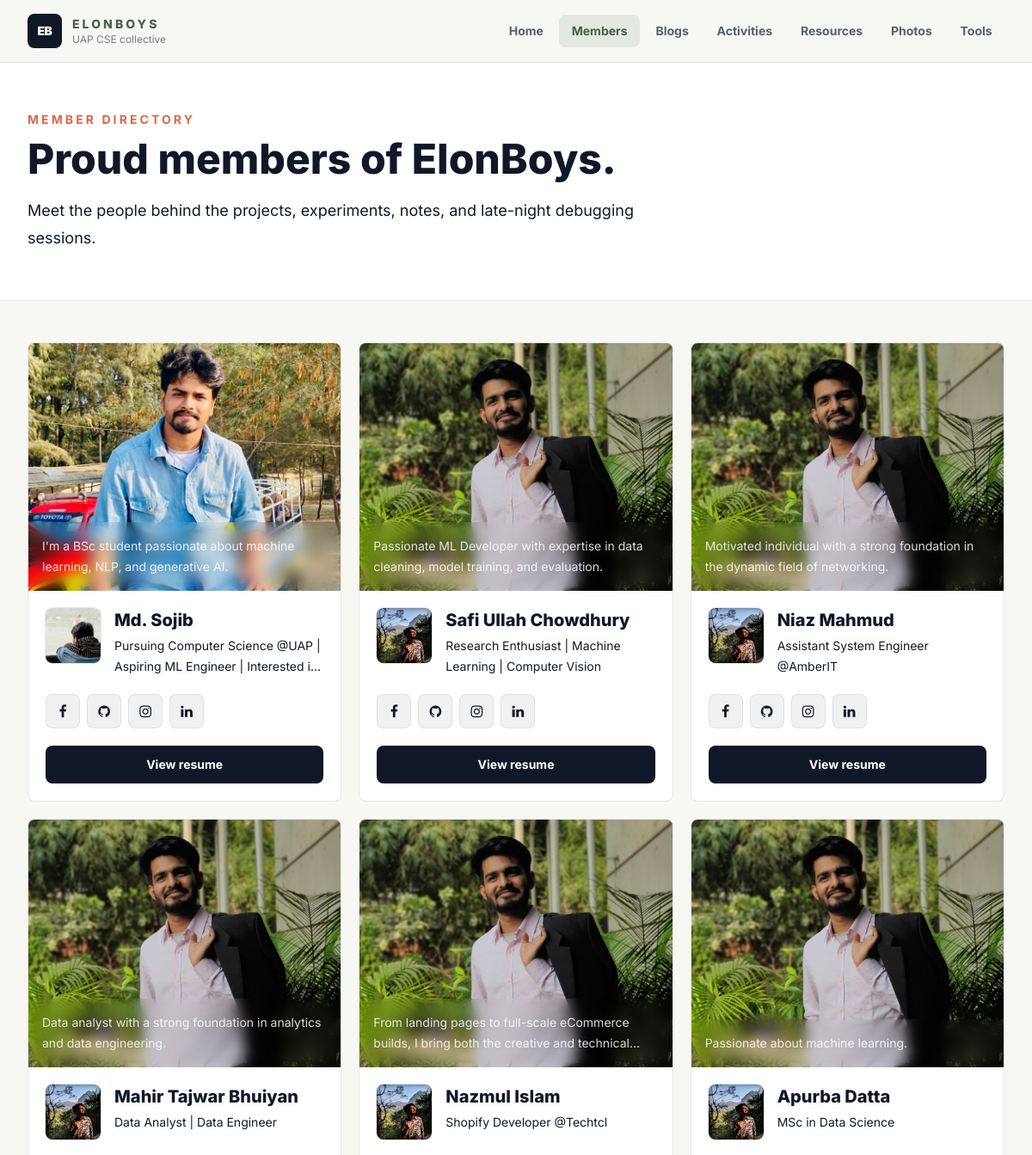
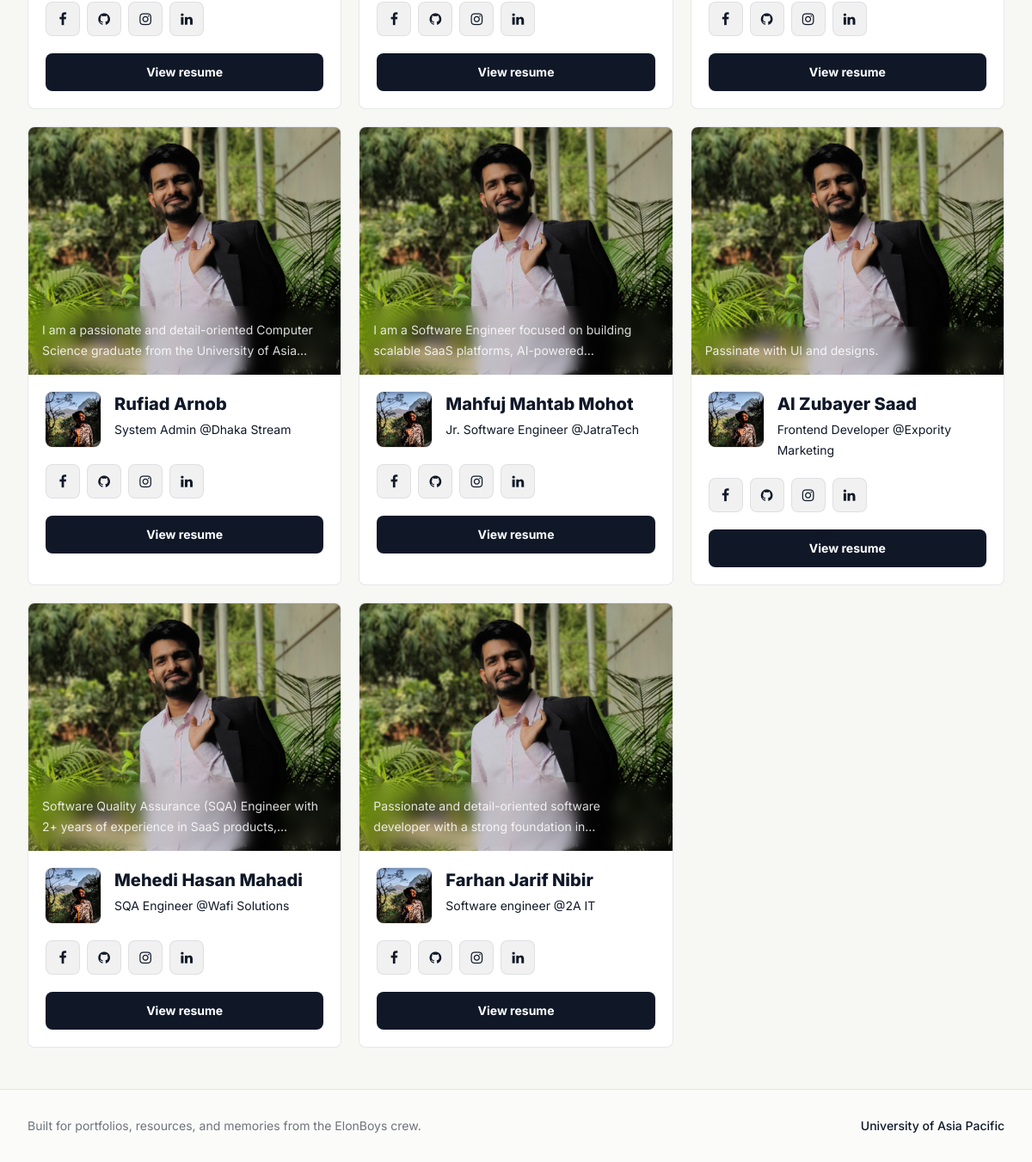
The page /members/ on the database its author committed (2 pictures, top to bottom).
### member/models.py (models this page shows, shortened)
class Member(models.Model):
    name = models.CharField(max_length=100)
    image1 = models.ImageField(upload_to='media/member/images/')
    image2 = models.ImageField(upload_to='media/member/images/')
    bio = models.CharField(max_length=100)
    description =models.TextField(max_length=500, blank=True)
    facebook_link = models.URLField(blank=True)
    github_link = models.URLField(blank=True)
    linkedin_link = models.URLField(blank=True)
    instagram_link = models.URLField(blank=True)
    resume = models.FileField(upload_to='media/member/resumes/', blank=True)

### member/views.py (the view)
# urls.py: path('members/', MemberView.as_view(), name='member-view'),
class MemberView(View):
    def get(self, request):
        members = Member.objects.all()
        return render(request, "member.html", {"members": members})

### templates/member.html (shortened to what this page needs)
{% extends 'base.html' %}
{% load static %}
{% block body %}
<section class="border-b border-ink/10 bg-white">
    <div class="mx-auto max-w-7xl px-4 py-14 sm:px-6 lg:px-8">
        <div class="max-w-3xl">
            <p class="text-sm font-bold uppercase tracking-[0.22em] text-coral">Member directory</p>
            <h1 class="mt-3 text-4xl font-extrabold tracking-normal text-ink sm:text-5xl">Proud members of ElonBoys.</h1>
            <p class="mt-5 text-lg leading-8 text-ink/68">Meet the people behind the projects, experiments, notes, and late-night debugging sessions.</p>
        </div>
    </div>
</section>
<section class="bg-paper py-12">
    <div class="mx-auto max-w-7xl px-4 sm:px-6 lg:px-8">
        <div class="grid gap-5 sm:grid-cols-2 lg:grid-cols-3">
            {% for m in members %}
            <article class="member-card group">
                <div class="relative h-72 overflow-hidden bg-ink/5">
                    <img src="{{ m.image2.url }}" alt="{{ m.name }}" class="h-full w-full object-cover transition duration-500 group-hover:scale-105" data-fallback-src="{% static 'img/safi-pro2.jpg' %}">
                    <div class="absolute inset-x-0 bottom-0 bg-ink/72 p-4 text-white backdrop-blur">
                        <p class="line-clamp-2 text-sm leading-6 text-white/85">{{ m.description|default:"Computer science student and ElonBoys member." }}</p>
                    </div>
                </div>
                <div class="p-5">
                    <div class="flex items-start gap-4">
                        <img src="{{ m.image1.url }}" alt="{{ m.name }} profile photo" class="h-16 w-16 rounded-lg object-cover ring-1 ring-ink/10" data-fallback-src="{% static 'img/safi-pro1.jpg' %}">
                        <div class="min-w-0">
                            <h2 class="truncate text-xl font-extrabold text-ink">{{ m.name }}</h2>
                            <p class="mt-1 line-clamp-2 text-sm leading-6 text-ink/62">{{ m.bio }}</p>
                        </div>
                    </div>
                    <div class="mt-5 flex flex-wrap gap-2">
                        {% if m.facebook_link %}
                        <a class="social-link" href="{{ m.facebook_link }}" target="_blank" rel="noreferrer" aria-label="{{ m.name }} Facebook">
                            <i class="fa fa-facebook" aria-hidden="true"></i>
                        </a>
                        {% endif %}
                        {% if m.github_link %}
                        <a class="social-link" href="{{ m.github_link }}" target="_blank" rel="noreferrer" aria-label="{{ m.name }} GitHub">
                            <i class="fa fa-github" aria-hidden="true"></i>
                        </a>
                        {% endif %}
                        {% if m.instagram_link %}
                        <a class="social-link" href="{{ m.instagram_link }}" target="_blank" rel="noreferrer" aria-label="{{ m.name }} Instagram">
                            <i class="fa fa-instagram" aria-hidden="true"></i>
                        </a>
                        {% endif %}
                        {% if m.linkedin_link %}
                        <a class="social-link" href="{{ m.linkedin_link }}" target="_blank" rel="noreferrer" aria-label="{{ m.name }} LinkedIn">
                            <i class="fa fa-linkedin" aria-hidden="true"></i>
                        </a>
                        {% endif %}
                    </div>
                    {% if m.resume %}
                    <a href="{{ m.resume.url }}" target="_blank" rel="noreferrer" class="mt-5 inline-flex w-full items-center justify-center rounded-lg bg-ink px-4 py-3 text-sm font-bold text-white transition hover:bg-moss">
                        View resume
                    </a>
                    {% else %}
                    <span class="mt-5 inline-flex w-full items-center justify-center rounded-lg border border-ink/10 px-4 py-3 text-sm font-bold text-ink/45">
                        Resume coming soon
                    </span>
                    {% endif %}
                </div>
            </article>
            {% empty %}
            <div class="rounded-lg border border-ink/10 bg-white p-8 text-center">
                <h2 class="text-xl font-extrabold text-ink">No members yet</h2>
                <p class="mt-2 text-ink/60">Add members in the Django admin to populate this page.</p>
            </div>
            {% endfor %}
        </div>
    </div>
</section>
{% endblock %}

### static/stylesheet/style.css (style rules this page uses)
* { box-sizing: border-box; }
body { min-height: 100vh; }
.member-card { background: #ffffff; border: 1px solid rgba(16, 24, 40, 0.1); border-radius: 8px; overflow: hidden; transition: border-color 160ms ease, transform 160ms ease, box-shadow 160ms ease; }
.social-link { align-items: center; background: rgba(16, 24, 40, 0.06); border: 1px solid rgba(16, 24, 40, 0.08); border-radius: 8px; color: #101828; display: inline-flex; height: 2.5rem; justify-content: center; text-decoration: none; transition: background-color 160ms ease, color 160ms ease, transform 160ms ease; width: 2.5rem; }

### rows shown on the page
Member: image2 (picture), description "I'm a BSc student passionate about machine learning, NLP, and generative AI.", image1 (placeholder picture), name "Md. Sojib", bio "Pursuing Computer Science @UAP | Aspiring ML Engineer | Interested…"
Member: description "Passionate ML Developer with expertise in data cleaning, model training, and evaluation.", name "Safi Ullah Chowdhury", bio "Research Enthusiast | Machine Learning | Computer Vision"
Member: description "Motivated individual with a strong foundation in the dynamic field of networking.", name "Niaz Mahmud", bio "Assistant System Engineer @AmberIT"
Member: description "Data analyst with a strong foundation in analytics and data engineering.", name "Mahir Tajwar Bhuiyan", bio "Data Analyst | Data Engineer"
Member: description "From landing pages to full-scale eCommerce builds, I bring both the creative and…", name "Nazmul Islam", bio "Shopify Developer @Techtcl"
Member: description "Passionate about machine learning.", name "Apurba Datta", bio "MSc in Data Science"
Member: description "I am a passionate and detail-oriented Computer Science graduate from the University of…", name "Rufiad Arnob", bio "System Admin @Dhaka Stream"
Member: description "I am a Software Engineer focused on building scalable SaaS platforms,…", name "Mahfuj Mahtab Mohot", bio "Jr. Software Engineer @JatraTech"
Member: description "Passinate with UI and designs.", name "Al Zubayer Saad", bio "Frontend Developer @Expority Marketing"
Member: description "Software Quality Assurance (SQA) Engineer with 2+ years of experience in SaaS…", name "Mehedi Hasan Mahadi", bio "SQA Engineer @Wafi Solutions"
Member: description "Passionate and detail-oriented software developer with a strong foundation…", name "Farhan Jarif Nibir", bio "Software engineer @2A IT"
